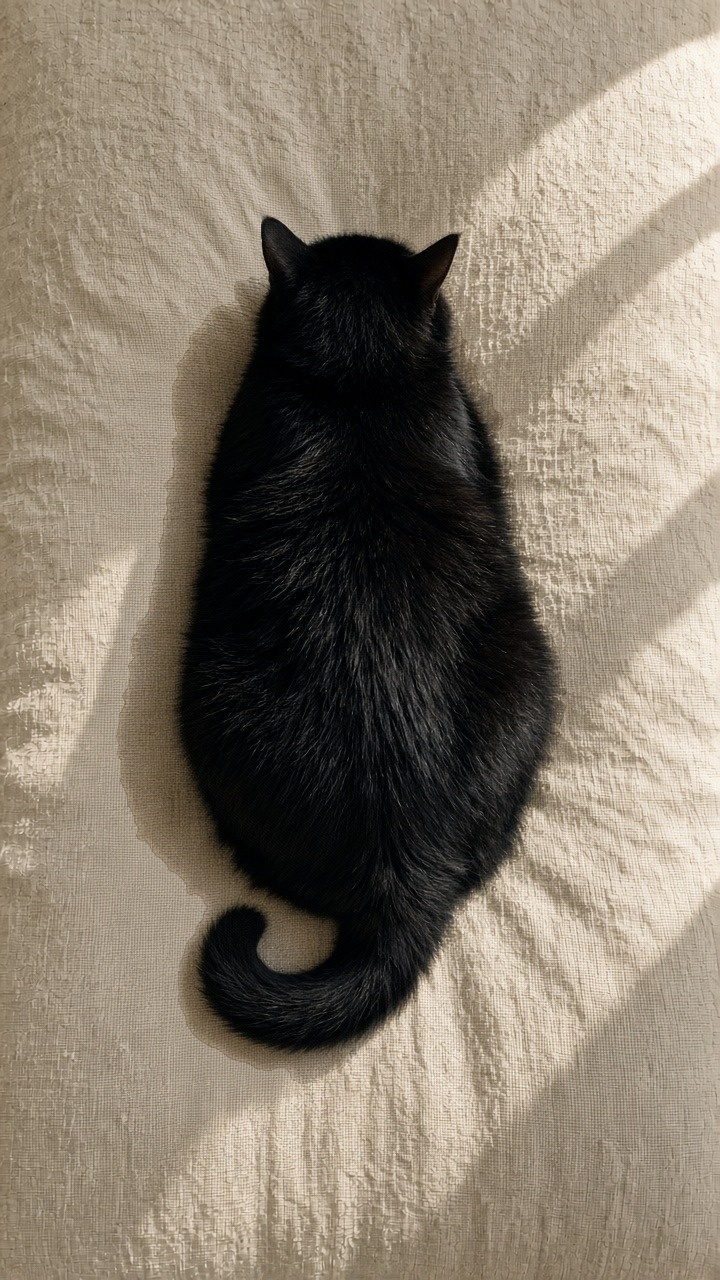
#> input picture PurrPat/Resources/Plates/plate-black.jpg, 720 x 1280 px
$ python contact_sheet.py out.png
#> lines starting #> are read from the running program, lines starting #| are printed output that depends on the picture
#!/usr/bin/env python3
"""Composite every coat on the shared cushion and write one contact sheet.

The matte is the mask asset itself (the same alpha the renderer uses).
"""

import argparse
from pathlib import Path

from PIL import Image, ImageDraw

ROOT = Path(__file__).resolve().parents[1] / "PurrPat" / "Resources" / "Plates"
ORDER = [
    "black",
    "ginger",
    "white",
    "calico",
    "silvertabby",
    "tuxedo",
    "bluegrey",
    "ragdoll",
    "tortie",
    "browntabby",
    "siamese",
]


def composite(folder: Path, name: str, width: int) -> Image.Image:
#> called with name = 'black', width = 280
    plate = Image.open(folder / f"plate-{name}.jpg").convert("RGB")
#> plate is the input picture: PIL image 720x1280 RGB; mean R, G, B 134.1, 123.1, 108.4
    mask = Image.open(folder / f"mask-{name}.png").convert("L")
    cushion = Image.open(folder / "cushion.jpg").convert("RGB")
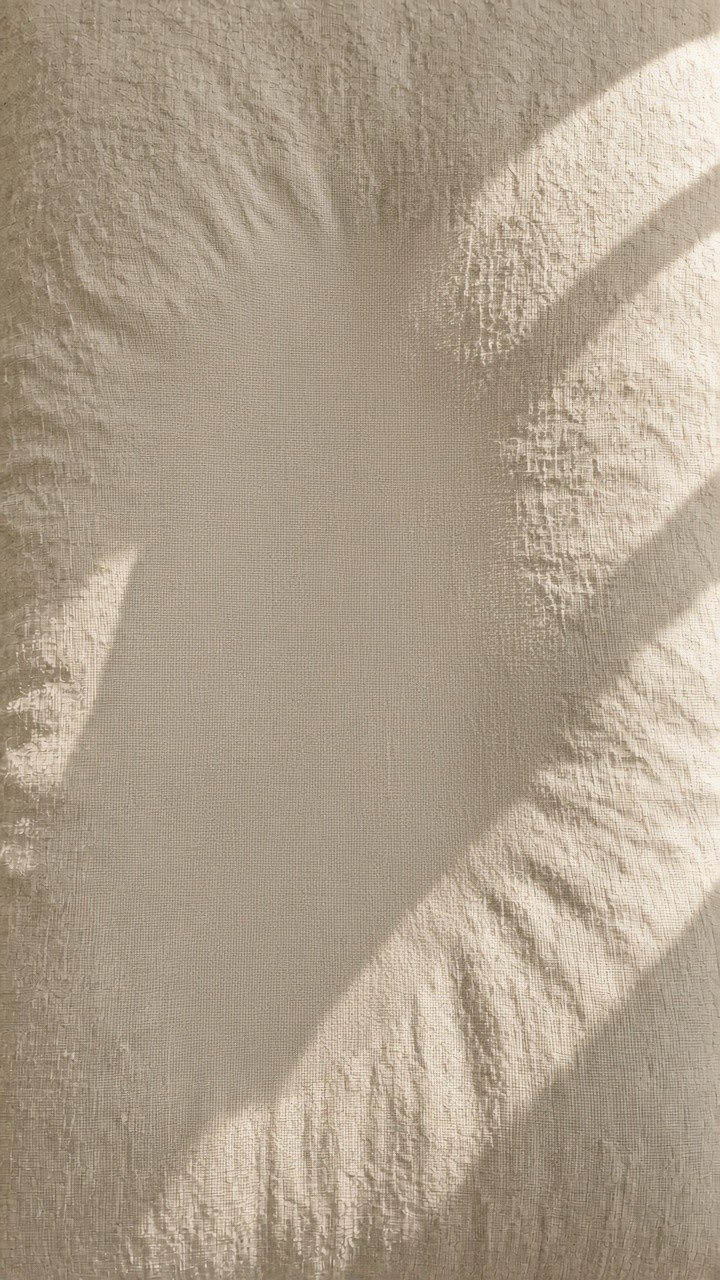
#> input picture PurrPat/Resources/Plates/cushion.jpg, 720 x 1280 px
#> cushion is the input picture: PIL image 720x1280 RGB; mean R, G, B 173.5, 159.2, 140.3
    if mask.size != plate.size:
        mask = mask.resize(plate.size, Image.Resampling.BILINEAR)
    if cushion.size != plate.size:
        cushion = cushion.resize(plate.size, Image.Resampling.BILINEAR)
    image = Image.composite(plate, cushion, mask)
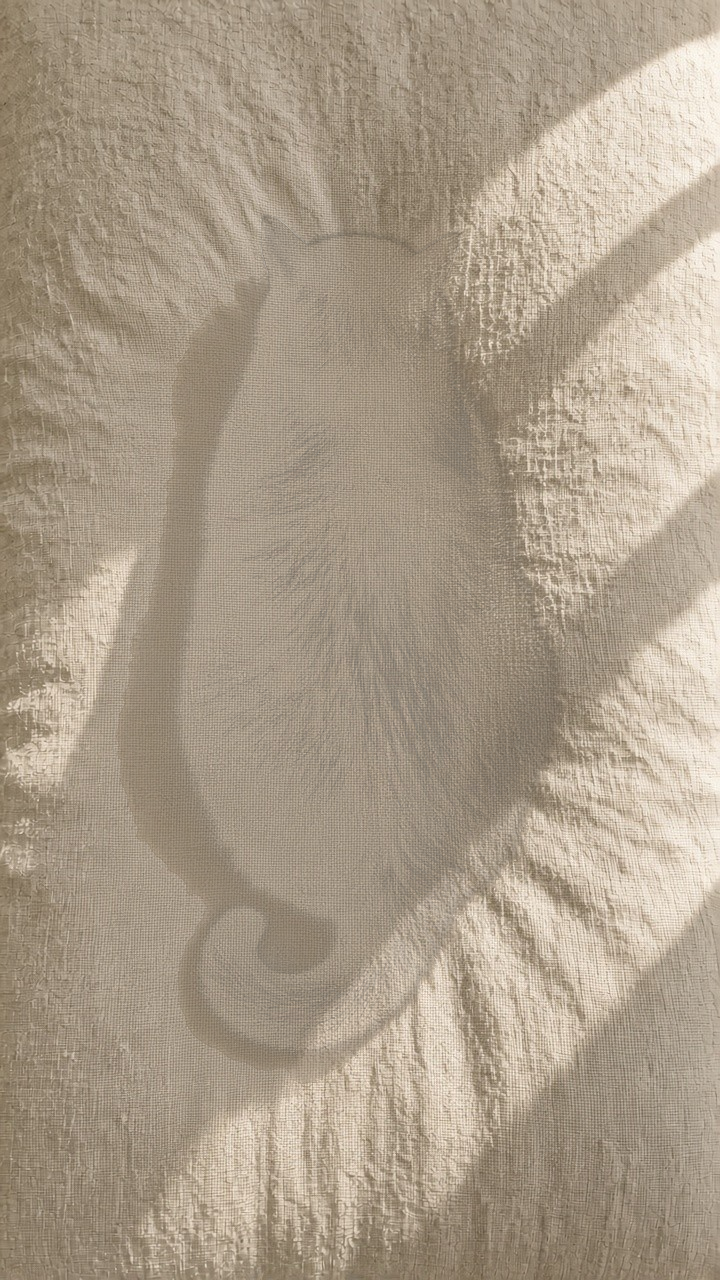
#> image: PIL image 720x1280 RGB; mean R, G, B 170.4, 156.3, 137.6
    height = max(1, round(width * image.height / image.width))
#> height = 498
    image = image.resize((width, height), Image.Resampling.LANCZOS)
#> image: PIL image 280x498 RGB
    draw = ImageDraw.Draw(image)
    draw.rectangle((0, 0, width, 28), fill=(245, 236, 220))
    draw.text((8, 6), name, fill=(50, 36, 24))
    return image


def main() -> None:
    parser = argparse.ArgumentParser()
    parser.add_argument("output", type=Path)
    parser.add_argument("--dir", type=Path, default=ROOT)
    parser.add_argument("--width", type=int, default=280)
    args = parser.parse_args()
    tiles = [composite(args.dir, name, args.width) for name in ORDER]
#> call 2 of composite, with name = 'ginger', width = 280
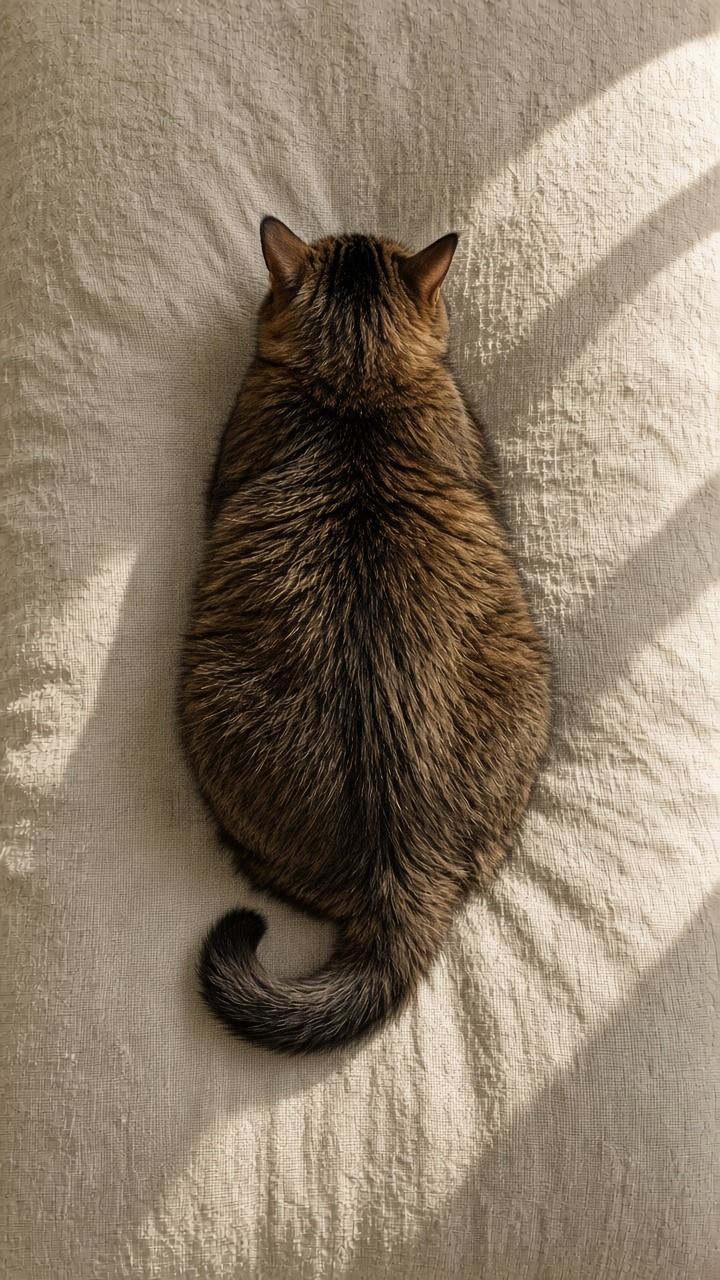
#> input picture PurrPat/Resources/Plates/plate-browntabby.jpg, 720 x 1280 px, given in place of plate-ginger.jpg, which was not available
#> in composite, plate is the input picture: PIL image 720x1280 RGB; mean R, G, B 139.5, 124.2, 105.1
#> in composite (call 2), `mask = Image.open(folder / f"mask-{name}.png").convert("L")`:
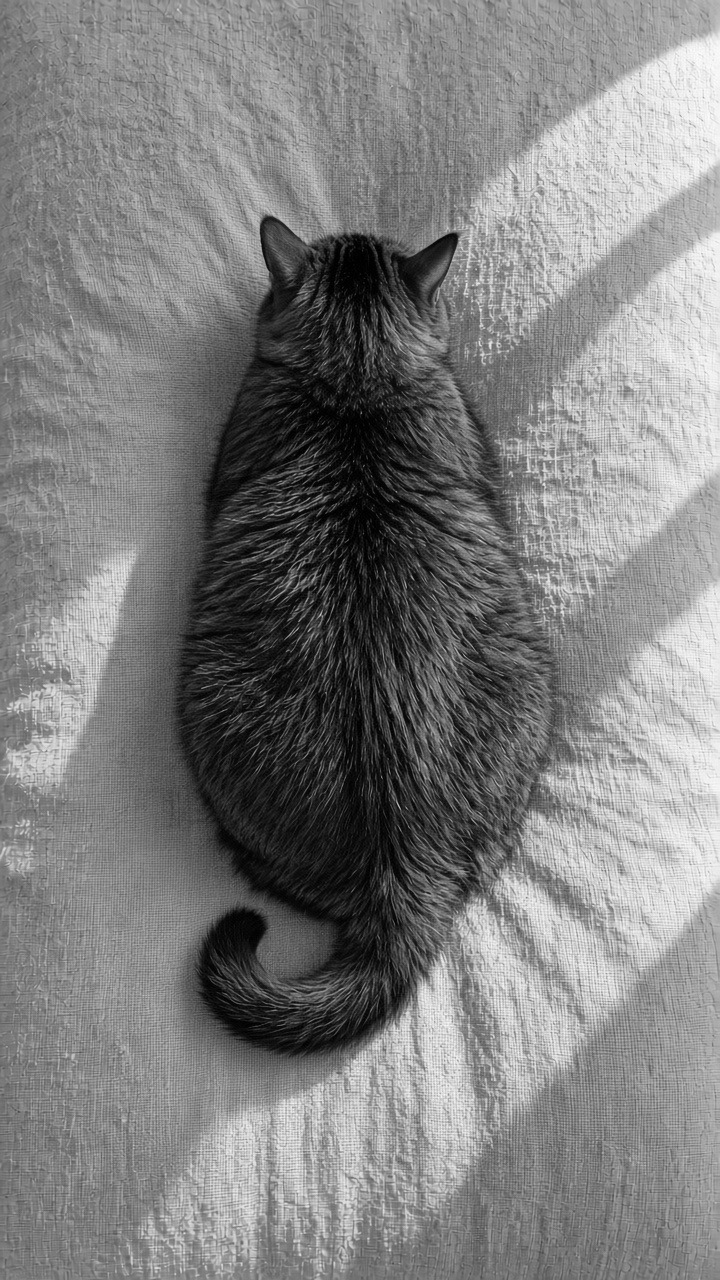
#> mask: PIL image 720x1280 L; min 0, max 253, mean 126.6
    columns = 4
    rows = (len(tiles) + columns - 1) // columns
    gap = 8
    cell_w, cell_h = tiles[0].size
    sheet = Image.new("RGB", (columns * cell_w + (columns + 1) * gap, rows * cell_h + (rows + 1) * gap), (232, 224, 210))
    for index, tile in enumerate(tiles):
        x = gap + (index % columns) * (cell_w + gap)
        y = gap + (index // columns) * (cell_h + gap)
        sheet.paste(tile, (x, y))
    args.output.parent.mkdir(parents=True, exist_ok=True)
    sheet.save(args.output)
    print(f"wrote {args.output} {sheet.size[0]}x{sheet.size[1]}")


if __name__ == "__main__":
#> (the run stopped early here; a loop or call above may not have finished)
